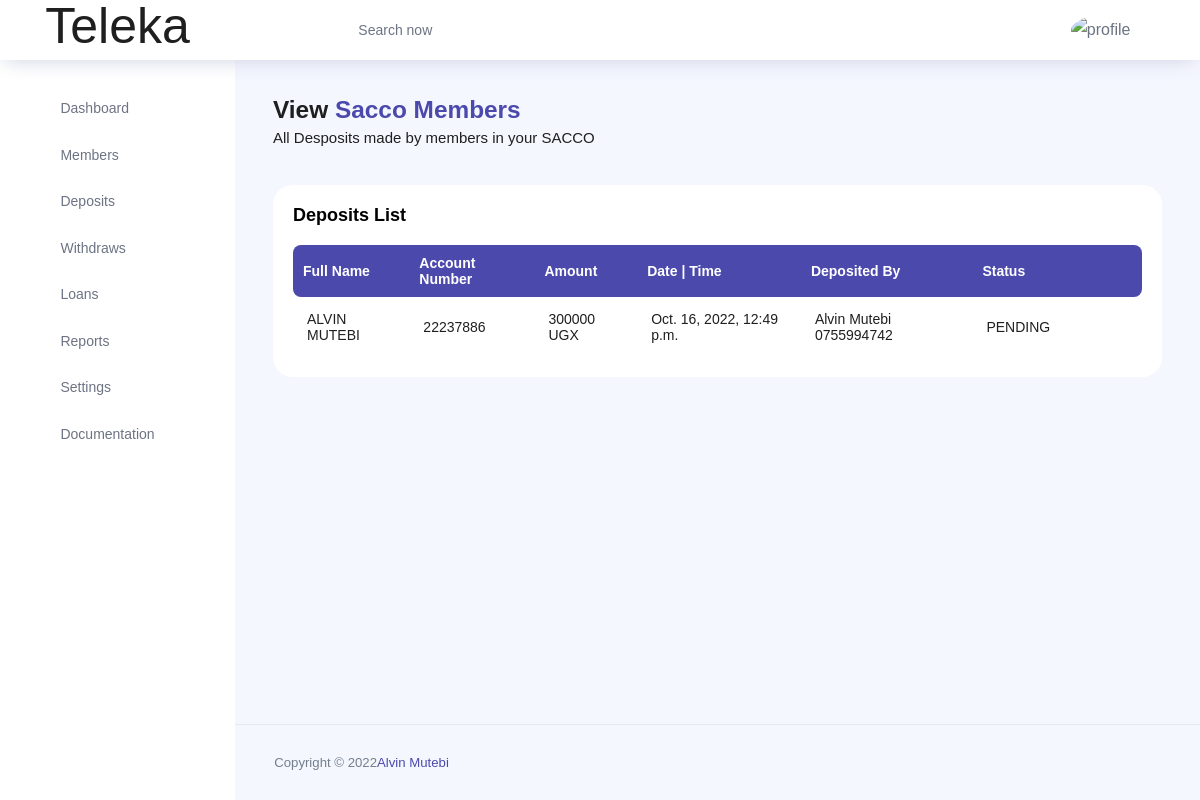
The page /view-deposits/ (signed in) on the database its author committed.
### teleka/models.py (models this page shows, shortened)
class Deposit(models.Model):
	STATUS = (
		('COMPLETE','COMPLETE'),
		('PENDING', 'PENDING'),
		)
	member_name = models.ForeignKey(Member, on_delete=models.CASCADE, null=True, blank=True)
	account_number = models.CharField(max_length=200, null=True)
	amount = models.IntegerField(null=True)
	date_of_transaction = models.DateTimeField(auto_now=True, null=True)
	deposited_by = models.CharField(max_length=200, null=True)
	status = models.CharField(max_length=200, choices=STATUS)

class Member(models.Model):
	STATUS = (
		('ACTIVE','ACTIVE'),
		('PENDING', 'PENDING'),
		)
	ID_TYPE = (
		('NATIONAL ID', 'NATIONAL ID'),
		('PASSPORT', 'PASSPORT'),
		('DRIVING PERMIT', 'DRIVING PERMIT'),
	    )
	GENDER = (
		('MALE','MALE'),
		('FEMALE', 'FEMALE'),
		)
	DISTRICTS = (
		('Abim','Abim'),
		('Adjumani','Adjumani'),
		('Agago','Agago'),
		('Alebtong','Alebtong'),
		('Amolatar','Amolatar'),
		('Amudat','Amudat'),
		('Amuria','Amuria'),
		('Amuru','Amuru'),
		('Apac','Apac'),
		('Arua','Arua'),
		('Budaka','Budaka'),
		('Bududa','Bududa'),
		('Bugiri','Bugiri'),
		('Bugweri','Bugweri'),
		('Buikwe','Buikwe'),
		('Bukedea','Bukedea'),
		('Bukomansimbi','Bukomansimbi'),
		('Bukwa','Bukwa'),
		('Bulambuli','Bulambuli'),
		('Buliisa','Buliisa'),
		('Bundibugyo','Bundibugyo'),
		('Bunyangabu','Bunyangabu'),
		('Bushenyi','Bushenyi'),
		('Busia','Busia'),
		('Butebo','Butebo'),
		('Buvuma','Buvuma'),
		('Buyende','Buyende'),
		('Dokolo','Dokolo'),
		('Gomba','Gomba'),
		('Gulu','Gulu'),
		('Hoima','Hoima'),
		('Ibanda','Ibanda'),
		('Iganga','Iganga'),
		('Isingiro','Isingiro'),
		('Jinja','Jinja'),
		('Kaabong','Kaabong'),
		('Kabale','Kabale'),
		('Kabarole','Kabarole'),
		('Kaberamaido','Kaberamaido'),
		('Kagadi','Kagadi'),
		('Kakumiro','Kakumiro'),
		('Kalangala','Kalangala'),
		('Kaliro','Kaliro'),
		('Kalungu','Kalungu'),
		('Kampala','Kampala'),
		('Kamuli','Kamuli'),
		('Kamwenge','Kamwenge'),
		('Kanungu','Kanungu'),
		('Kapchorwa','Kapchorwa'),
		('Kapelebyong','Kapelebyong'),
		('Kasanda','Kasanda'),
		('Kasese','Kasese'),
		('Katakwi','Katakwi'),
		('Kayunga','Kayunga'),
		('Kibaale','Kibaale'),
		('Kiboga','Kiboga'),
		('Kibuku','Kibuku'),
		('Kikuube','Kikuube'),
		('Kiruhura','Kiruhura'),
		('Kiryandongo','Kiryandongo'),
		('Kisoro','Kisoro'),
		('Kitgum','Kitgum'),
		('Koboko','Koboko'),
		('Kole','Kole'),
		('Kotido','Kotido'),
		('Kumi','Kumi'),
		('Kwania','Kwania'),
		('Kween','Kween'),
		('Kyankwanzi','Kyankwanzi'),
		('Kyegegwa','Kyegegwa'),
		('Kyenjojo','Kyenjojo'),
		('Kyotera','Kyotera'),
		('Lamwo','Lamwo'),
		('Lira','Lira'),
		('Luuka','Luuka'),
		('Luwero','Luwero'),
		('Lwengo','Lwengo'),
		('Lyantonde','Lyantonde'),
		('Manafwa','Manafwa'),
		('Maracha','Maracha'),
		('Masaka','Masaka'),
		('Masindi','Masindi'),
		('Mayuge','Mayuge'),
		('Mbale','Mbale'),
		('Mbarara','Mbarara'),
		('Mitooma','Mitooma'),
		('Mityana','Mityana'),
		('Moroto','Moroto'),
		('Moyo','Moyo'),
		('Mpigi','Mpigi'),
		('Mubende','Mubende'),
		('Mukono','Mukono'),
		('Nabilatuk','Nabilatuk'),
		('Nakapiripirit','Nakapiripirit'),
		('Nakaseke','Nakaseke'),
		('Nakasongola','Nakasongola'),
		('Namayingo','Namayingo'),
		('Namisindwa','Namisindwa'),
		('Namutumba','Namutumba'),
		('Napak','Napak'),
		('Nebbi','Nebbi'),
		('Ngora','Ngora'),
		('Ntoroko','Ntoroko'),
		('Ntungamo','Ntungamo'),
		('Nwoya','Nwoya'),
		('Omoro','Omoro'),
		('Otuke','Otuke'),
		('Oyam','Oyam'),
		('Pader','Pader'),
		('Pakwach','Pakwach'),
		('Pallisa','Pallisa'),
		('Rakai','Rakai'),
		('Rubanda','Rubanda'),
		('Rubirizi','Rubirizi'),
		('Rukiga','Rukiga'),
		('Rukungiri','Rukungiri'),
		('Sembabule','Sembabule'),
		('Serere','Serere'),
		('Sheema','Sheema'),
		('Sironko','Sironko'),
		('Soroti','Soroti'),
		('Tororo','Tororo'),
		('Wakiso','Wakiso'),
		('Yumbe','Yumbe'),
		('Zombo','Zombo'),
		)
	user = models.ForeignKey(User, on_delete=models.CASCADE, null=True, blank=True)
	firstname = models.CharField(max_length=200, null=True)
	lastname = models.CharField(max_length=200, null=True)
	id_type = models.CharField(max_length=200, null=True, choices=ID_TYPE)
	id_number = models.CharField(max_length=200, null=True)
	gender = models.CharField(max_length=200, null=True, choices=GENDER)
	date_of_birth = models.DateField(auto_now_add=False, null=True)
	district = models.CharField(max_length=200, null=True, choices=DISTRICTS)
	county = models.CharField(max_length=200, null=True)
	subcounty = models.CharField(max_length=200, null=True)
	parish = models.CharField(max_length=200, null=True)
	village = models.CharField(max_length=200, null=True)
	account_number = models.CharField(max_length=200, null=True)
	opening_balance = models.CharField(max_length=200, null=True)
	email = models.CharField(max_length=200, null=True)
	phone = models.CharField(max_length=200, null=True)
	next_of_keen_first_name = models.CharField(max_length=200, null=True)
	next_of_keen_last_name = models.CharField(max_length=200, null=True)
	next_of_keen_phone = models.CharField(max_length=200, null=True)
	next_of_keen_relationship = models.CharField(max_length=200, null=True)
	status = models.CharField(max_length=200, null=True, choices=STATUS)
	def __str__(self):
		return self.firstname + " " + self.lastname

### teleka/views.py (the view)
# urls.py: path('view-deposits/',ViewDeposit.as_view(), name='view-deposits'),
class ViewDeposit(LoginRequiredMixin, SuccessMessageMixin,ListView):
    model= User
    model = Deposit
    context_object_name = 'deposits'
    template_name = 'teleka/viewDeposits.html'
    def get_context_data(self, **kwargs):
        context = super().get_context_data(**kwargs)
        context['deposits'] = context['deposits']    #.filter(user=self.request.user)
        return context

### teleka/templates/teleka/viewDeposits.html (shortened to what this page needs)
{% extends 'teleka/main.html' %}
{% load crispy_forms_tags %}
{% load static %}
{% block content %}
{% include 'teleka/header.html' %}
<div class="main-panel">
    <div class="content-wrapper">
        <div class="row">
            <div class="col-md-12 grid-margin">
                <div class="row">
                    <div class="col-12 col-xl-8 mb-4 mb-xl-0">
                        <h3 class="font-weight-bold">View <span class="text-primary">Sacco Members</span>
                        </h3>
                        <h6 class="font-weight-normal mb-0">All Desposits made by members in your SACCO</h6>
                    </div>
                </div>
            </div>
        </div>
        <div class="row">
            <div class="col-md-12 grid-margin stretch-card">
                <div class="card">
                    <div class="card-body">
                        <p class="card-title">Deposits List</p>
                        <div class="row">
                            <div class="col-12">
                                <div class="table-responsive">
                                    <table id="example" class="display expandable-table" style="width:100%">
                                        <thead>
                                            <tr>
                                                <th>Full Name</th>
                                                <th>Account Number</th>
                                                <th>Amount</th>
                                                <th>Date | Time </th>
                                                <th>Deposited By </th>
                                                <th>Status</th>
                                                <th></th>
                                                <th></th>
                                            </tr>
                                        </thead>
                                        <tbody>
                                            {% for deposit in deposits %}
                                            <tr>
                                                <td>{{deposit.member_name}}</td>
                                                <td>{{deposit.account_number}}</td>
                                                <td>{{deposit.amount}} UGX</td>
                                                <td>{{deposit.date_of_transaction}}</td>
                                                <td>{{deposit.deposited_by}}</td>
                                                <td>{{deposit.status}}</td>
                                                <td><a href="{% url 'deposit-update' deposit.id %}"><i
                                                            class="ti-pencil-alt text-primary"></i></a></td>
                                                <td><a href="{% url 'deposit-delete' deposit.id %}"><i
                                                            class="ti-trash text-primary"></i></a></td>
                                            </tr>
                                            {% endfor %}
                                        </tbody>
                                    </table>
                                </div>
                            </div>
                        </div>
                    </div>
                </div>
            </div>
        </div>
    </div>
    <footer class="footer">
        <div class="d-sm-flex justify-content-center justify-content-sm-between">
            <span class="text-muted text-center text-sm-left d-block d-sm-inline-block">Copyright © 2022<a
                    href="https://www.bootstrapdash.com/" target="_blank">Alvin Mutebi</a></span>
        </div>
    </footer>
</div>
{% endblock content%}

### rows shown on the page
Deposit: member_name "ALVIN MUTEBI", account_number "22237886", amount "300000", date_of_transaction "Oct. 16, 2022, 12:49 p.m.", deposited_by "Alvin Mutebi 0755994742", status "PENDING"
